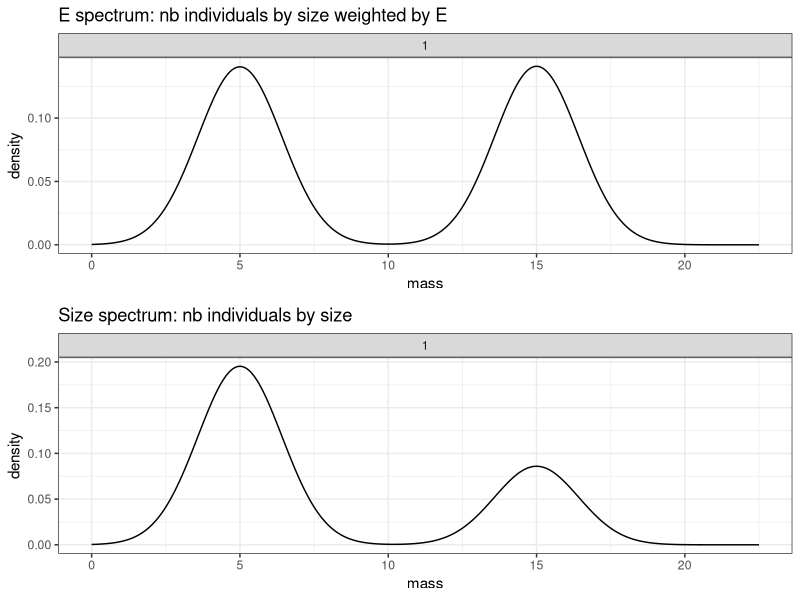
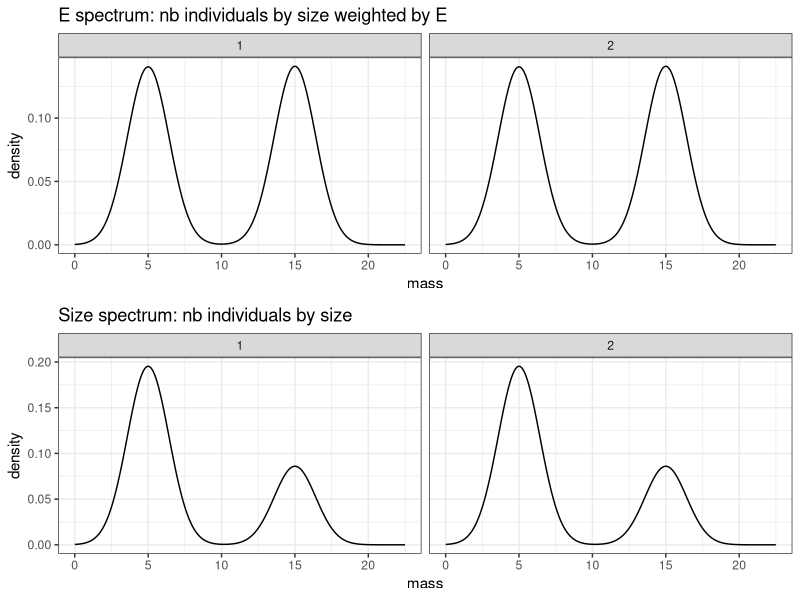
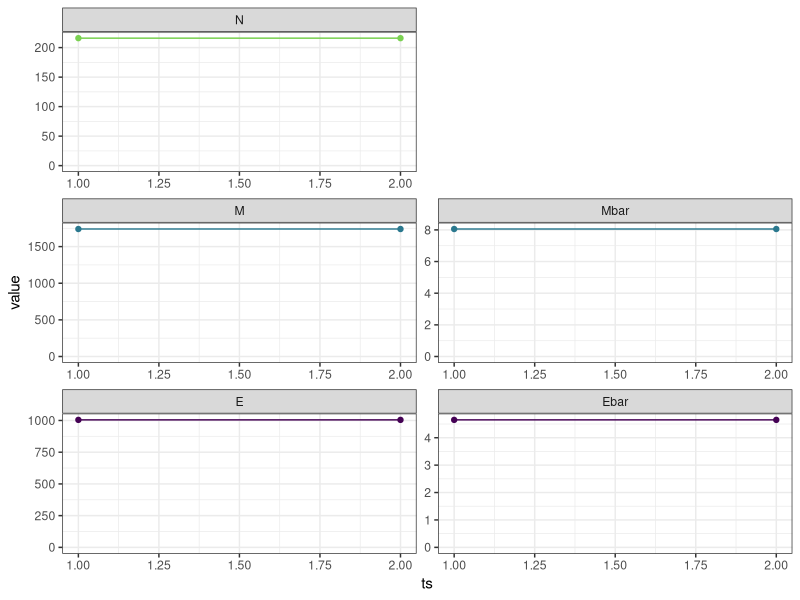
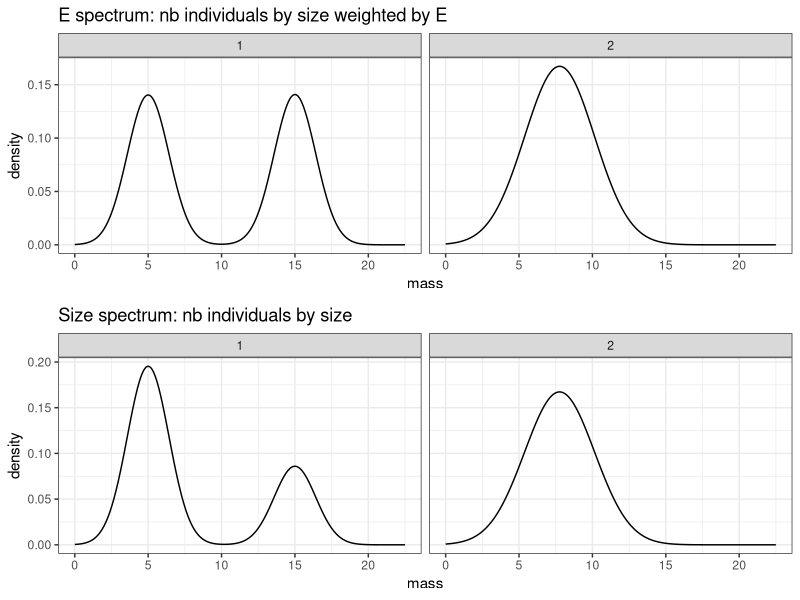
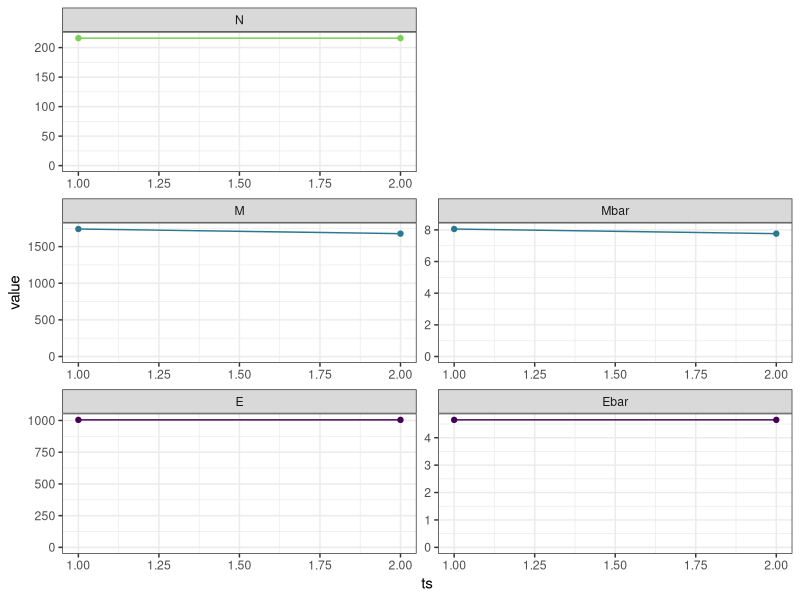
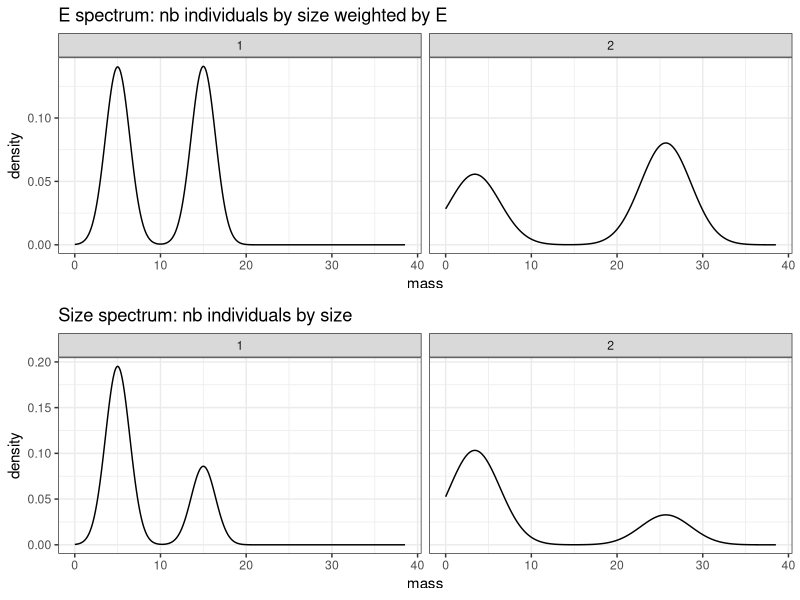
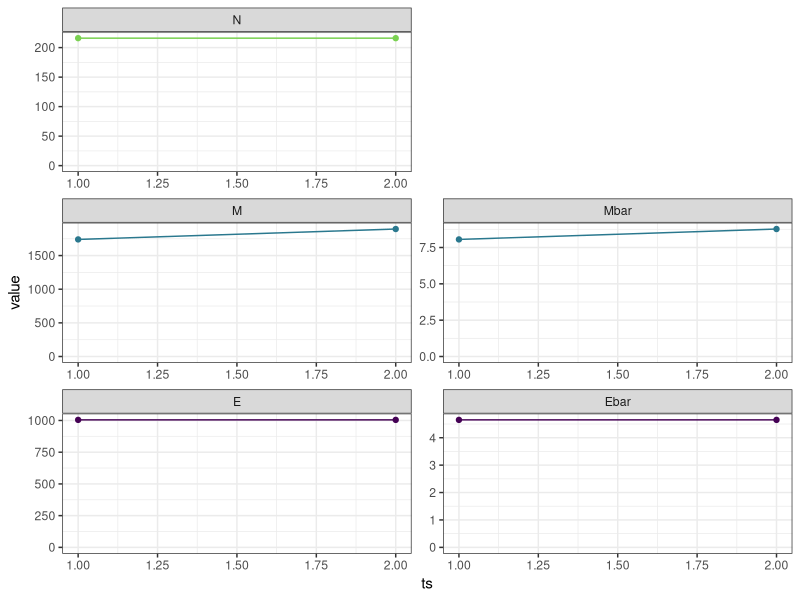
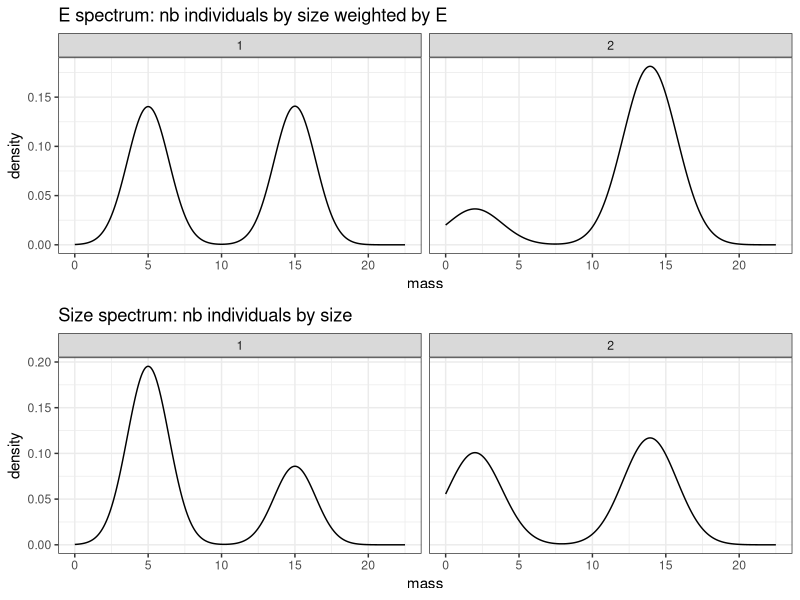

The R source for these figures, in order:
## ---- chunk 1
knitr::opts_chunk$set(echo = FALSE)

library(ggplot2)
library(dplyr)

plot_sv <- function(scenario_df) {
  
  c_sum <- scenario_df %>%
    group_by(ts) %>%
    summarize(N = dplyr::n(),
              E = sum(energy),
              M = sum(mass),
              Ebar = mean(energy),
              Mbar = mean(mass)
    ) %>%
    ungroup() %>%
    tidyr::pivot_longer(-ts, names_to = "variable", values_to = "value") %>% 
    mutate(currency = substr(variable, 0, 1))
  
  #return(list(
  ggplot(c_sum, aes(x = ts, y = value, color = currency)) +
    geom_point() +
    geom_line() +
    scale_color_viridis_d(end = .8) +
    facet_wrap(vars(variable), scales = "free", as.table = F, nrow = 3) +
    expand_limits(y = 0) +
    theme_bw() +
    theme(legend.position = "none")#,
}

plot_spectra <- function(scenario_df) {
  
  gridExtra::grid.arrange(grobs = list(
    
    ggplot(scenario_df, aes(x = mass, weights = energy)) +
      geom_density() +
      theme_bw() +
      xlim(0, 1.5 * (max(scenario$mass)))+
      facet_wrap(vars(ts)) +
      ggtitle("E spectrum: nb individuals by size weighted by E"),
    ggplot(scenario_df, aes(x = mass)) +
      geom_density() +
      theme_bw() +
      xlim(0, 1.5 * (max(scenario$mass))) +
      facet_wrap(vars(ts)) +
      ggtitle("Size spectrum: nb individuals by size")
  ),
  nrow = 2)
  #))
}

sv_ratios <- function(scenario) {
  
  ratios = scenario %>% 
    group_by(ts) %>%
    summarize(E = sum(energy),
              N = dplyr::n(),
              M = sum(mass)) %>%
    ungroup()
  
  data.frame(
    variable = c("E ratio", "N ratio", "M ratio", "avg e change", "avg size change", "size change / e change"),
    ratio = c(
      ratios$E[2]/ratios$E[1],
      ratios$N[2]/ratios$N[1],
      ratios$M[2]/ratios$M[1],
      (ratios$E[2]/ratios$E[1]) / (ratios$N[2]/ratios$N[1]),
      (ratios$M[2] / ratios$N[2]) / (ratios$M[1] / ratios$N[1]),
      (ratios$M[2]/ratios$M[1]) /   (ratios$E[2]/ratios$E[1])
    )
  )
  
}

## ---- chunk 2

E = 1000

M1 = 5
M2 = 15

E1 = M1 ^ .75
E2 = M2 ^ .75

N1 = ceiling((E/2)/E1)
N2 = ceiling((E/2)/E2)

N = N1 + N2

S = 2

individuals_t1 <- data.frame(
  species = c(rep(1, times = N1),
              rep(2, times = N2)),
  energy = c(rep(E1, times = N1),
             rep(E2, times = N2)),
  mass =c(rep(M1, times = N1),
          rep(M2, times = N2)),
  ts = 1
)

gridExtra::grid.arrange(grobs = list(
  
  ggplot(individuals_t1, aes(x = mass, weights = energy)) +
    geom_density() +
    theme_bw() +
    xlim(0, 1.5 * (max(individuals_t1$mass)))+
    facet_wrap(vars(ts)) +
    ggtitle("E spectrum: nb individuals by size weighted by E"),
  ggplot(individuals_t1, aes(x = mass)) +
    geom_density() +
    theme_bw() +
    xlim(0, 1.5 * (max(individuals_t1$mass))) +
    facet_wrap(vars(ts)) +
    ggtitle("Size spectrum: nb individuals by size")),
  nrow = 2)

## ---- chunk 3

scenario <-  bind_rows(individuals_t1, 
                       mutate(individuals_t1, ts = 2))

plot_spectra(scenario)
plot_sv(scenario)
sv_ratios(scenario)
## ---- chunk 4

mean_e = sum(E1 * N1, E2 * N2) / sum(N1, N2)

mean_mass = mean_e ^ (4/3)

scenario <-  bind_rows(individuals_t1, data.frame(
  species = c(rep(1, times = N1),
              rep(2, times = N2)),
  energy = mean_e,
  mass =mean_mass,
  ts = 2
))


plot_spectra(scenario)
plot_sv(scenario)
sv_ratios(scenario)

## ---- chunk 5

mean_e = sum(E1 * N1, E2 * N2) / sum(N1, N2)

N1 = 164
N2 = 52

E1 = .75 * E1
M1 = E1 ^ (4/3)

E2 = ((mean_e * (N1 + N2)) - (E1 * N1)) / N2
M2 = E2 ^ (4/3)

scenario <-  bind_rows(individuals_t1, data.frame(
  species = c(rep(1, times = N1),
              rep(2, times = N2)),
  energy = c(rep(E1, times = N1),
             rep(E2, times = N2)),
  mass =c(rep(M1, times = N1),
          rep(M2, times = N2)),
  ts = 2
))


plot_spectra(scenario)
plot_sv(scenario)
sv_ratios(scenario)

## ---- chunk 6

E = 1000

M1 = 5
M2 = 15

E1 = M1 ^ .75
E2 = M2 ^ .75

N1 = ceiling((E/2)/E1)
N2 = ceiling((E/2)/E2)

E = (N1 * E1) + (N2 * E2)

M1 = 2
# M2 = 15

E1 = M1 ^ .75
# E2 = M2 ^ .75

N1 = 100

N2 = N - N1

E2 = (E - (E1 * N1))/N2
M2 = E2 ^ (4/3)

S = 2

scenario <-  bind_rows(individuals_t1, data.frame(
  species = c(rep(1, times = N1),
              rep(2, times = N2)),
  energy = c(rep(E1, times = N1),
             rep(E2, times = N2)),
  mass =c(rep(M1, times = N1),
          rep(M2, times = N2)),
  ts = 2
))


plot_spectra(scenario)
plot_sv(scenario)
sv_ratios(scenario)

